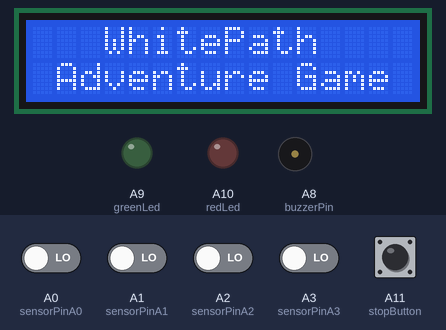
The sketch below on a simulated Arduino Mega 2560, built with avr-gcc and run on an emulated ATmega2560. On the bench: 16×2 character LCD, output pins drawn as LEDs (lit = HIGH), buzzer (waves = sounding, pin HIGH). Inputs (shaded band) come from the test bench; at power-on: A11 (stopButton) HIGH, A0 (sensorPinA0), A1 (sensorPinA1), A2 (sensorPinA2), A3 (sensorPinA3) LOW.

Above: at 0.1 s.
At 3.2 s:
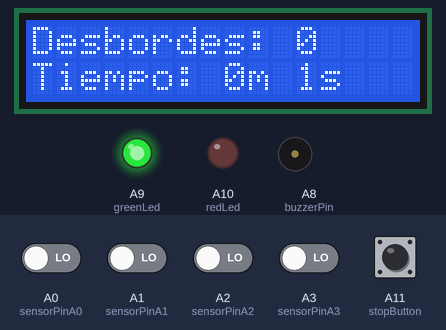
3.3 s: A11 (stopButton) pulled LOW for 0.15 s
At 3.9 s:
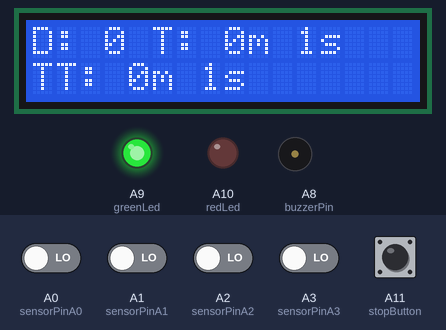
Timing chart, 0 to 6.3 s (numbered marks = the images above; inputs shaded):
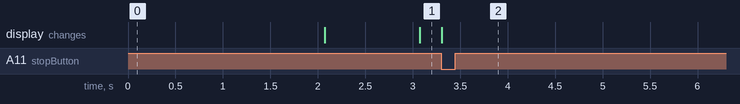

Measured:
- after the input at 3.3 s, the display: changes at once (image 2)

The sketch:

whitepath-adventure-game.ino
```cpp
////////////////////////////////////////////////////////////////////////////////////////////////
/////////////////////////////// WHITEPATH ADVENTURE GAME ///////////////////////////////////////

/*
  Este programa ha sido desarrollado para un juego didáctico de cooperación donde tres o más
  jugadores deben guiar el dispositivo a través de un camino/sendero blanco delimitado por
  borde negro. El dispositivo cuenta los desbordes cada vez que los sensores detectan linea
  negra y avisa del desborde activando un buzzer y leds intermitentes. Pierde el equipo que
  acumule más desbordes detectados.

  Autor: Efrain R.
*/

#include <LiquidCrystal.h>

// Pines de la LCD
const int rs = 12;
const int en = 11;
const int d4 = 5;
const int d5 = 4;
const int d6 = 3;
const int d7 = 2;

LiquidCrystal lcd(rs, en, d4, d5, d6, d7);

// Pines de los sensores de linea negra infrarrojos
const int sensorPinA0 = A0;
const int sensorPinA1 = A1;
const int sensorPinA2 = A2;
const int sensorPinA3 = A3;

// Pin del buzzer
const int buzzerPin = A8;

// Pin de los leds
const int greenLed = A9;
const int redLed = A10;

// Pin del botón de stop
const int stopButton = A11;

// Declaración de variables
unsigned int count = 0;
unsigned long startTime = 0;
unsigned long elapsedTime = 0;
bool isStopped = false;
unsigned long timeByFault = 3000; // Tiempo adicional por desborde (3 segundos)

// Declaración de funciones
bool isOnBlackLine();
void showElapsedTime();
void showOverflows(int c);

void setup() {
  lcd.begin(16, 2);

  // Pins setup
  pinMode(sensorPinA0, INPUT);
  pinMode(sensorPinA1, INPUT);
  pinMode(sensorPinA2, INPUT);
  pinMode(sensorPinA3, INPUT);
  pinMode(buzzerPin, OUTPUT);
  pinMode(greenLed, OUTPUT);
  pinMode(redLed, OUTPUT);
  pinMode(stopButton, INPUT_PULLUP);

  // Mostrar el nombre del juego
  lcd.setCursor(0, 0);
  lcd.print("   WhitePath    ");
  lcd.setCursor(0, 1);
  lcd.print(" Adventure Game ");
  delay(2000);  // Mostrar por 2 segundos

  showOverflows(count);

  digitalWrite(greenLed, HIGH);

  startTime = millis();  // Guarda el tiempo de inicio
}

void loop() {
  if (digitalRead(stopButton) == LOW) {
    isStopped = true;
  }

  if (!isStopped) {
    showElapsedTime();

    bool failed = isOnBlackLine();

    if (failed) {
      count++;
      showOverflows(count);

      digitalWrite(greenLed, LOW);

      // Mientras permanece sobre la zona negra
      while (isOnBlackLine()) {
        showElapsedTime();

        digitalWrite(redLed, HIGH);
        digitalWrite(buzzerPin, HIGH);
        delay(100);
        digitalWrite(redLed, LOW);
        digitalWrite(buzzerPin, LOW);
        delay(100);
      }

    } else {
      // Si no se detecta la línea, apaga el buzzer y enciende el led verde
      digitalWrite(buzzerPin, LOW);
      digitalWrite(greenLed, HIGH);
    }

  } else {
    unsigned long seconds = elapsedTime / 1000;
    unsigned long minutes = seconds / 60;

    // Al tiempo base se suma la cantidad de errors multiplicado por 1 minuto (60000 milisegundos)
    unsigned long extendedTime = elapsedTime + (count * timeByFault);
    unsigned long extendedSeconds = extendedTime / 1000;
    unsigned long extendedMinutes = extendedSeconds / 60;

    lcd.clear();
    lcd.setCursor(0, 0);
    lcd.print("D: ");
    lcd.print(count);
    lcd.print(" T: ");
    lcd.print(minutes);
    lcd.print("m ");
    lcd.print(seconds % 60);
    lcd.print("s ");
    lcd.setCursor(0, 1);
    lcd.print("TT: ");
    lcd.print(extendedMinutes);
    lcd.print("m ");
    lcd.print(extendedSeconds % 60);
    lcd.print("s ");
    delay(10000);
  }
}

bool isOnBlackLine() {
  int sensorValueA0 = digitalRead(sensorPinA0);
  int sensorValueA1 = digitalRead(sensorPinA1);
  int sensorValueA2 = digitalRead(sensorPinA2);
  int sensorValueA3 = digitalRead(sensorPinA3);

  return sensorValueA0 == 1 || sensorValueA1 == 1 || sensorValueA2 == 1 || sensorValueA3 == 1;
}

void showElapsedTime() {
  unsigned long currentTime = millis();
  elapsedTime = currentTime - startTime;
  unsigned long seconds = elapsedTime / 1000;
  unsigned long minutes = seconds / 60;

  // Muestra el tiempo transcurrido
  lcd.setCursor(0, 1);
  lcd.print("Tiempo: ");
  lcd.print(minutes);
  lcd.print("m ");
  lcd.print(seconds % 60);
  lcd.print("s ");
}

void showOverflows(int c) {
  lcd.clear();
  lcd.setCursor(0, 0);
  lcd.print("Desbordes: ");
  lcd.print(c);
}
```
